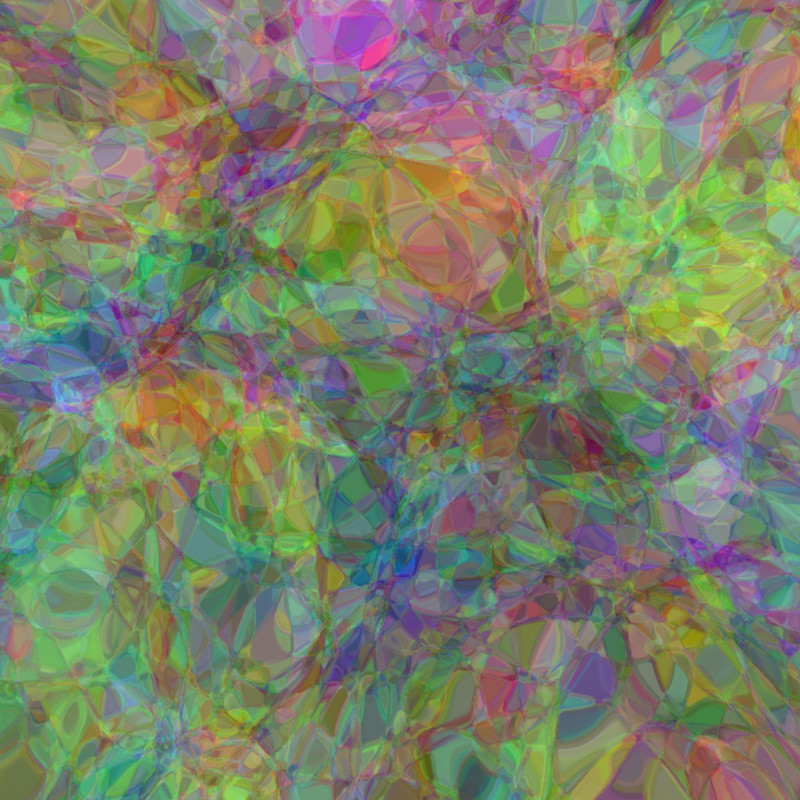
#> input picture .assets/images/expressivity.jpg, 1600 x 1600 px, given in place of window.jpg, which was not available (shown at 1/2 size)
$ python basis_comparison.py
#> lines starting #> are read from the running program, lines starting #| are printed output that depends on the picture
import argparse
from pathlib import Path

import matplotlib.pyplot as plt
import numpy as np
from PIL import Image
from scipy.fft import dctn, idctn

from postprocessing import save_csv, show_image

BASE_DIR = Path(__file__).parent
RESULTS_DIR = (BASE_DIR / "../../results").resolve()
RGB_PDF_DIR = (RESULTS_DIR / "rgb_pdf").resolve()
CSV_DIR = (RESULTS_DIR / "data").resolve()
DATA_DIR = (BASE_DIR / "../../data").resolve()

parser = argparse.ArgumentParser()
parser.add_argument("--book", action="store_true")
args = parser.parse_args()

# -------------------------------------- settings -------------------------------------
STORAGE = np.geomspace(1e-3, 0.5, 25)  # stored reals as fraction of the pixel count
SHOWN = 0.02  # storage of the exported reconstructions
BLOCK = 8  # block size of the discrete cosine transform, as in JPEG

# ------------------------------------- load image ------------------------------------
img = Image.open(DATA_DIR / "images/window.jpg").convert("L")
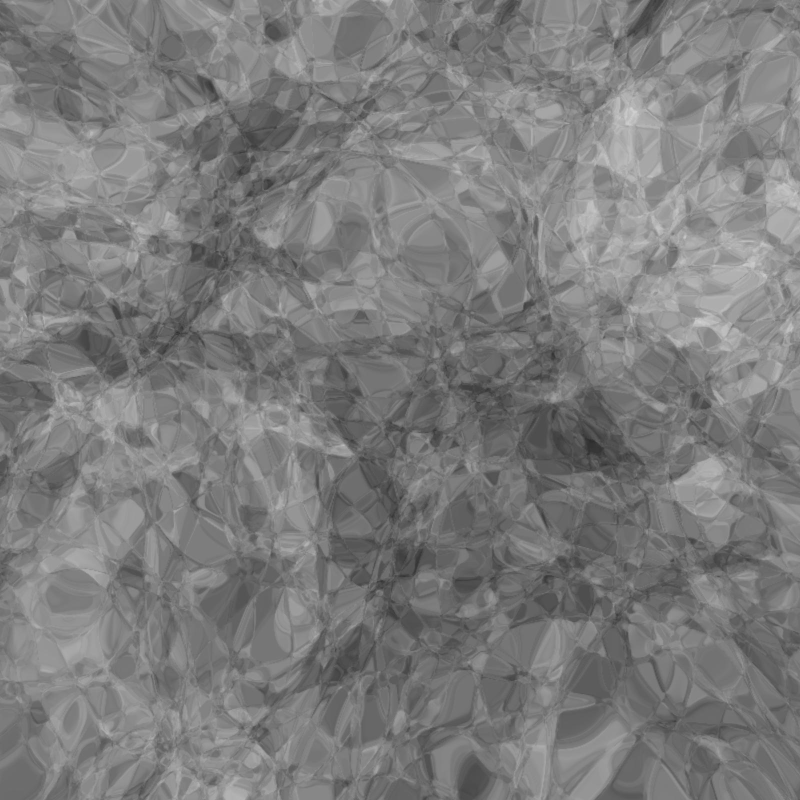
#> img: PIL image 1600x1600 L (shown at 1/2 size); min 43, max 210, mean 124.2
img_arr = np.asarray(img, dtype=float) / 255
H = img_arr.shape[0] // BLOCK * BLOCK
#> H = 1600
W = img_arr.shape[1] // BLOCK * BLOCK
#> W = 1600
img_arr = img_arr[:H, :W]


# --------------------------------------- helper --------------------------------------
def keep_largest(coefficients, count):
    threshold = np.sort(np.abs(coefficients), axis=None)[-count]
    return np.where(np.abs(coefficients) >= threshold, coefficients, 0)


def svd(storage):
    rank = max(1, round(storage * H * W / (H + W + 1)))
    return U[:, :rank] * S[:rank] @ Vt[:rank]


def fft(storage):
    # conjugate pairs share their magnitude, so one kept coefficient costs one real
    return np.fft.ifft2(keep_largest(F, round(storage * H * W))).real


def dct(storage):
    kept = keep_largest(D, round(storage * H * W))
    return idctn(kept, axes=(1, 3), norm="ortho").reshape(H, W)


def relative_error(approx):
    return np.linalg.norm(approx - img_arr) / np.linalg.norm(img_arr)


# ------------------------------------- transforms ------------------------------------
U, S, Vt = np.linalg.svd(img_arr, full_matrices=False)
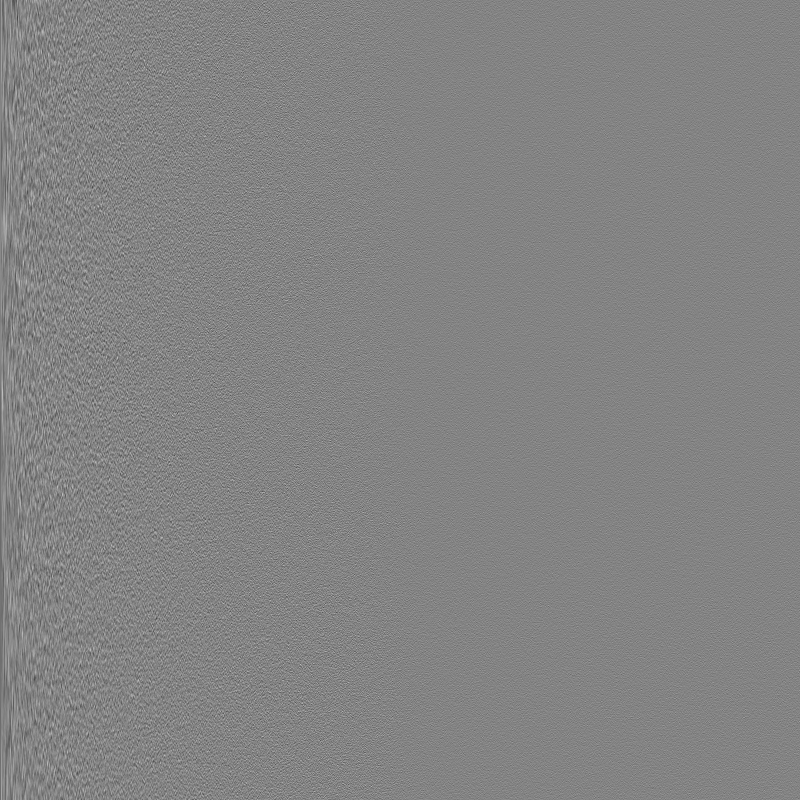
#> U: shape (1600, 1600) float64 (shown at 1/2 size); min -0.152, max 0.142, mean -1.76e-05; drawn with min black and max white
#> S = 1600 values, max 781.8 at index 0, min 4.99e-05 at index 1599, mean 1.31
F = np.fft.fft2(img_arr)
blocks = img_arr.reshape(H // BLOCK, BLOCK, W // BLOCK, BLOCK)
D = dctn(blocks, axes=(1, 3), norm="ortho")

methods = {"svd": svd, "fft": fft, "dct": dct}
errors = {name: [relative_error(f(s)) for s in STORAGE] for name, f in methods.items()}
#> in svd, `return U[:, :rank] * S[:rank] @ Vt[:rank]`:
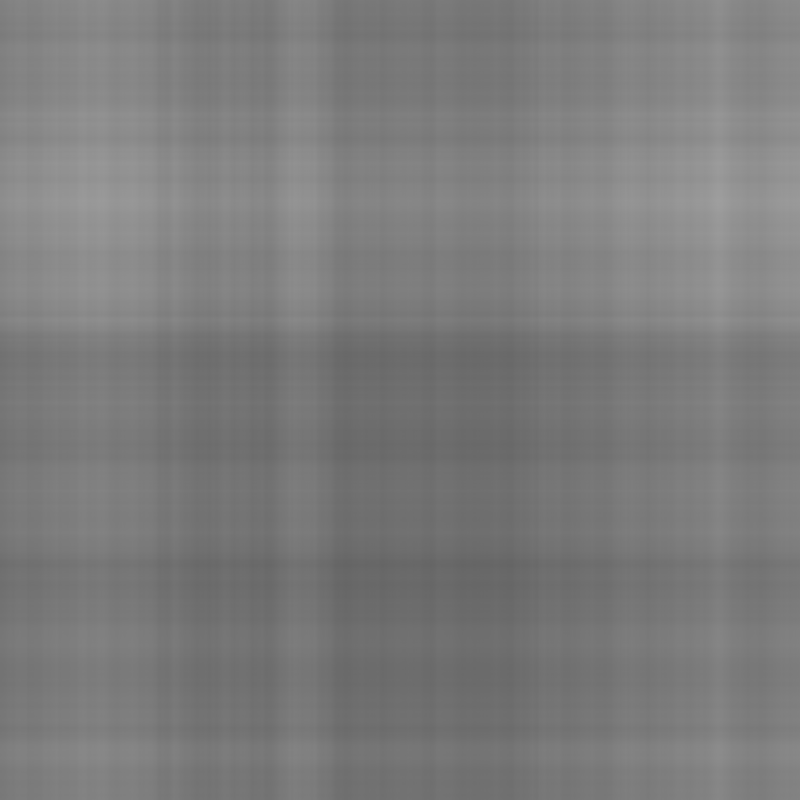
#> returned value: shape (1600, 1600) float64 (shown at 1/2 size); min 0.396, max 0.623, mean 0.487
#> call 4 of svd, with storage = 0.00217
#> in svd (call 4), `rank = max(1, round(storage * H * W / (H + W + 1)))`: rank = 2
#> in svd (call 4), `return U[:, :rank] * S[:rank] @ Vt[:rank]`:
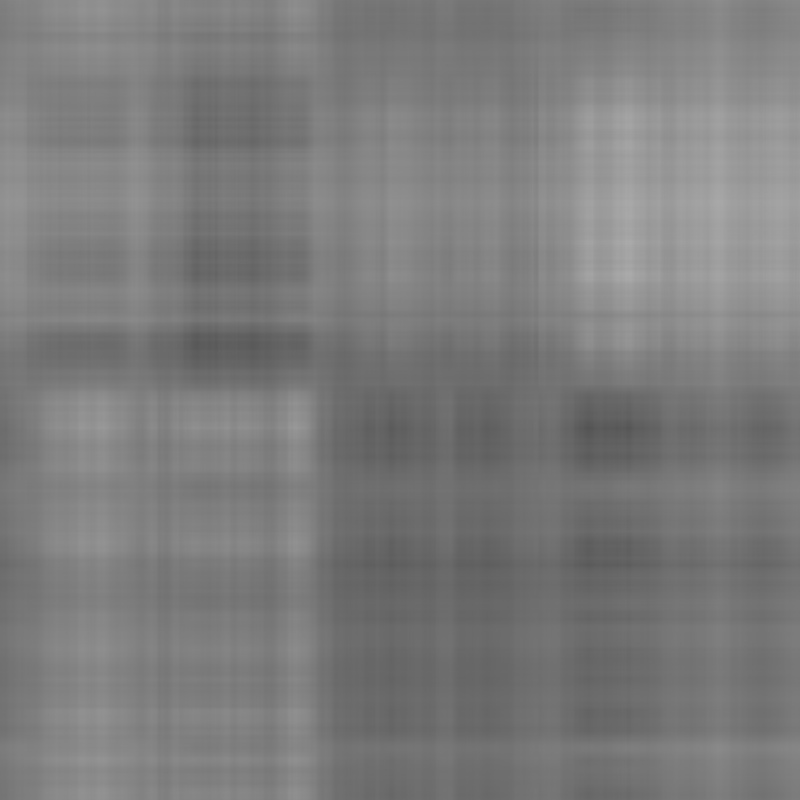
#> returned value: shape (1600, 1600) float64 (shown at 1/2 size); min 0.327, max 0.671, mean 0.487
#> in svd (call 8), `rank = max(1, round(storage * H * W / (H + W + 1)))`: rank = 5
#> in svd (call 8), `return U[:, :rank] * S[:rank] @ Vt[:rank]`:
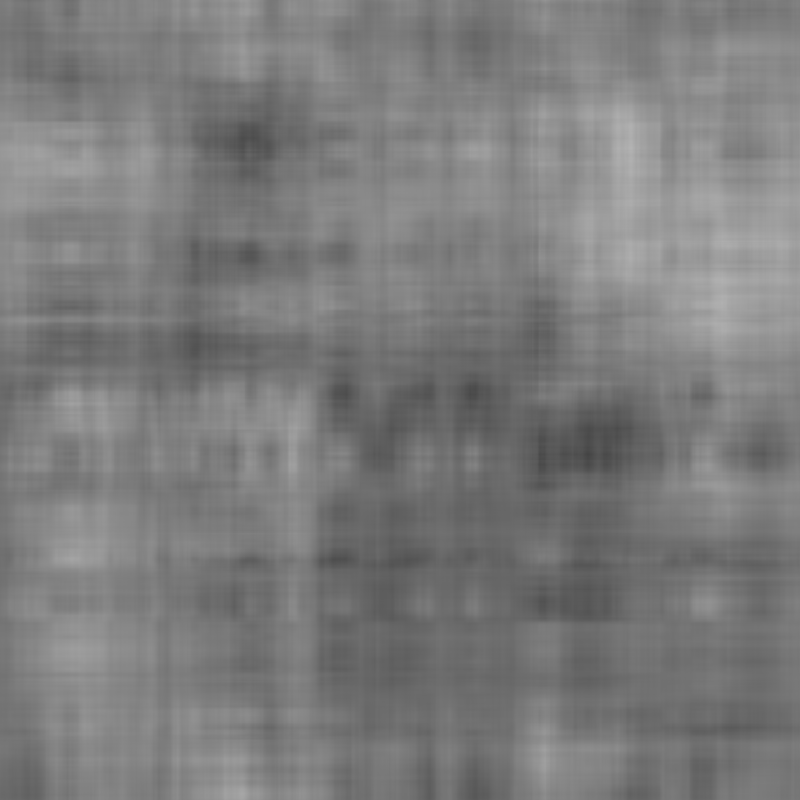
#> returned value: shape (1600, 1600) float64 (shown at 1/2 size); min 0.267, max 0.705, mean 0.487
#> in svd (call 12), `rank = max(1, round(storage * H * W / (H + W + 1)))`: rank = 14
#> in svd (call 12), `return U[:, :rank] * S[:rank] @ Vt[:rank]`:
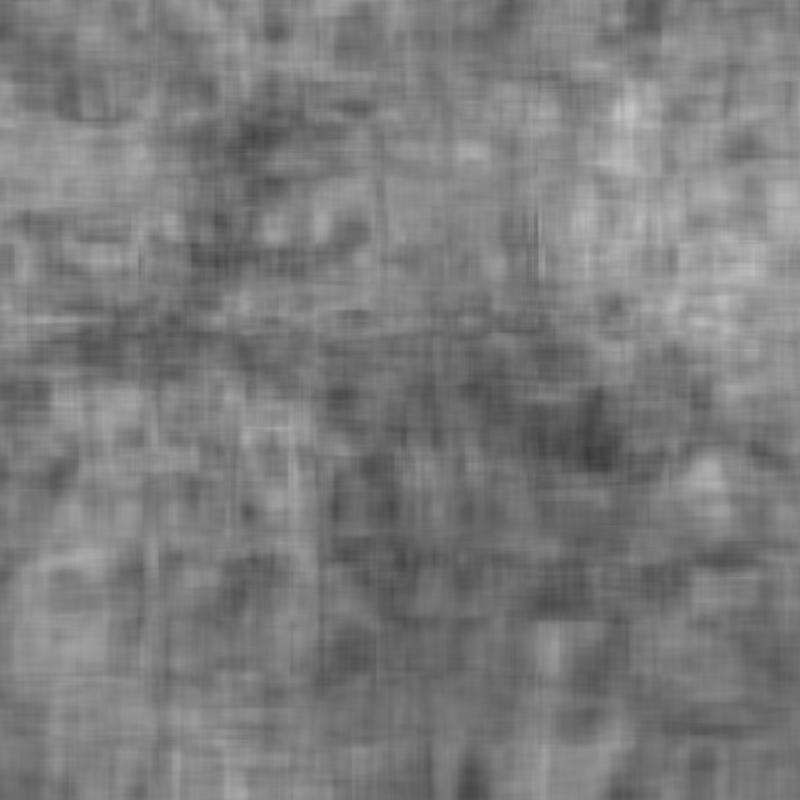
#> returned value: shape (1600, 1600) float64 (shown at 1/2 size); min 0.223, max 0.778, mean 0.487
#> in keep_largest, `threshold = np.sort(np.abs(coefficients), axis=None)[-count]`: threshold = 1146.8
#> (the run stopped early here; a loop or call above may not have finished)
